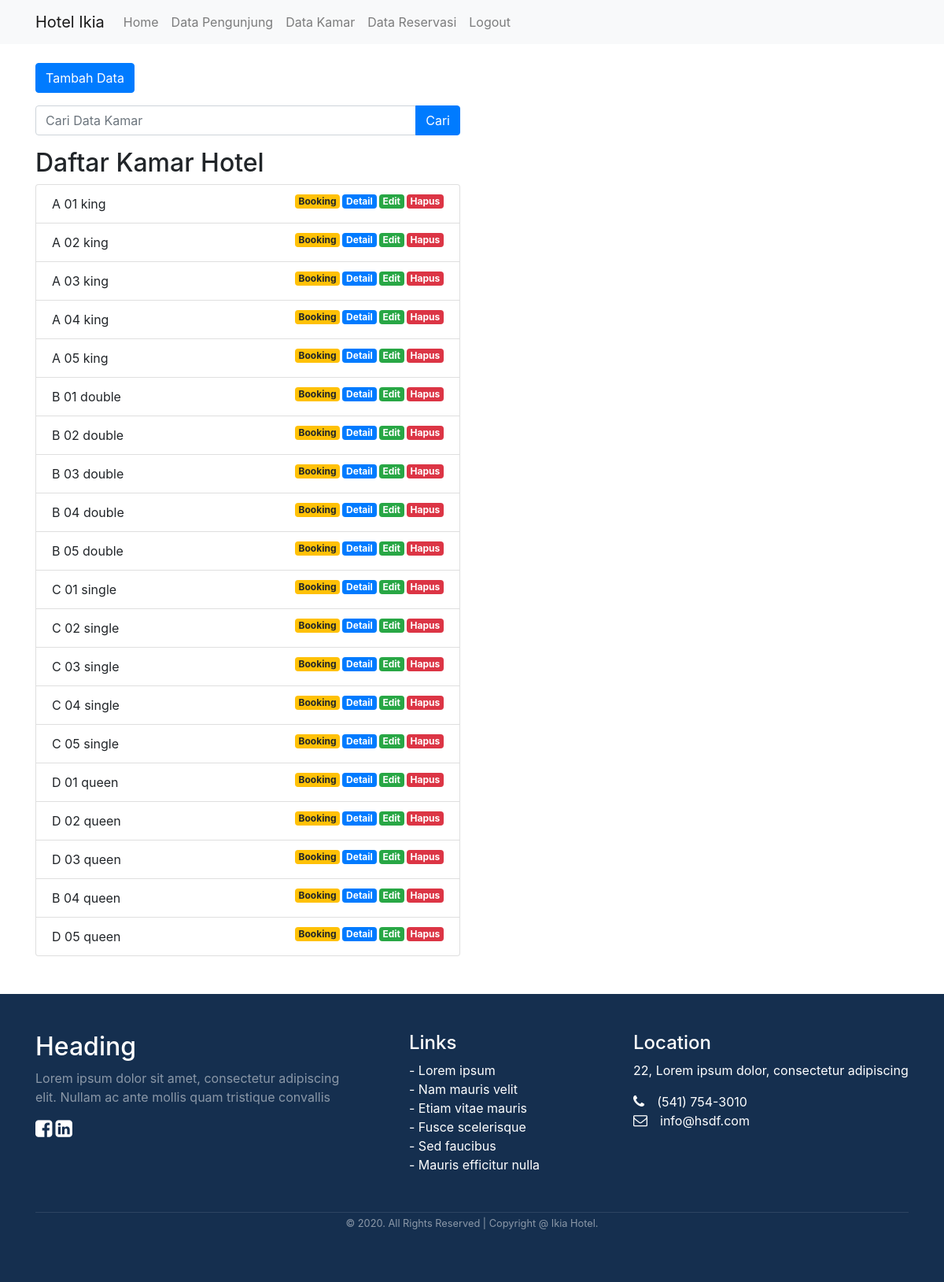
Screenshot of /hotel/index.php/kamar with the database file from the repository.
### tables this page shows
CREATE TABLE `kamar` (
  `id_kamar` int(11) NOT NULL,
  `no_kamar` varchar(10) NOT NULL,
  `type` enum('king','double','single','queen') NOT NULL,
  `harga` int(50) NOT NULL
);

### hotel/application/controllers/kamar.php (called while the page is built, shortened)
<?php
class kamar extends CI_Controller {
   public function __construct(){
        $this->load->model('kamar_model');
   }
    public function index()
    {
        $data['title']='List Kamar';
        $data['kamar']=$this->kamar_model->getAllkamar();
        $this->load->view('template/header',$data);
        $this->load->view('kamar/index',$data);
        $this->load->view('template/footer');
    }
}
?>

### hotel/index.php (called while the page is built, shortened)
<?php
require_once BASEPATH.'core/CodeIgniter.php';

### hotel/application/models/kamar_model.php (called while the page is built, shortened)
<?php
class kamar_model extends CI_Model {
   public function getAllkamar(){
       return $this->db->get('kamar')->result_array();
   }
}
?>

### hotel/application/views/kamar/index.php (the view, shortened to what this page needs)
<div class="container">
    <div class="row mt-4">
        <div class="col-md-6">
            <a href="<?= base_url();?>kamar/tambah " class="btn btn-primary"> Tambah Data </a>
        </div>
    </div>
<div class="row mt-3">
    <div class="col-md-6">
        <form action="" method="post">
            <div class="input-group">
                <input type="text" class="form-control" placeholder="Cari Data Kamar" name="keyword">
                <div class="input-group-append">
                <button class="btn btn-primary" type="submit">Cari</button>
                </div>
            </div>
        </form>
    </div>
</div>
<div class="row mt-3">
    <div class="col-md-6">
        <h2>Daftar Kamar Hotel</h2>
    <ul class="list-group">
        <?php foreach($kamar as $km):?>
            <li class="list-group-item">
                <?= $km['no_kamar'];?>
                <?= $km['type'];?>
                <a href="<?= base_url();?>kamar/hapus/<?= $km['id_kamar'];?>"
                class="badge badge-danger float-right"
                onclick="return confirm('Yakin Data ini akan dihapus')">Hapus</a>
                <a href="<?= base_url();?>kamar/edit/<?= $km['id_kamar'];?>"
                class="badge badge-success float-right">Edit</a>
                <a href="<?= base_url();?>kamar/detail/<?= $km['id_kamar'];?>"
                class="badge badge-primary float-right">Detail</a>
                <a href="<?= base_url();?>kamar/booking/<?= $km['id_kamar'];?>"
                class="badge badge-warning float-right">Booking</a>
            </li>
        <?php endforeach; ?>
    </ul>
    </div>
</div>
</div>

### hotel/application/views/template/header.php (shortened to what this page needs)
<!doctype html>
<html lang="en">
  <head>
    <link rel="stylesheet" href="https://stackpath.bootstrapcdn.com/bootstrap/4.1.3/css/bootstrap.min.css">
    <link rel="stylesheet" href="https://cdnjs.cloudflare.com/ajax/libs/OwlCarousel2/2.3.4/owl.carousel.js">
    <link rel="stylesheet" href="https://cdnjs.cloudflare.com/ajax/libs/OwlCarousel2/2.3.4/owl.carousel.min.js">
    <link rel="stylesheet" href="https://stackpath.bootstrapcdn.com/font-awesome/4.7.0/css/font-awesome.min.css">
  </head>
  <body>
  <nav class="navbar navbar-expand-lg navbar-light bg-light">
    <div class="container">
  <a class="navbar-brand" href="#">Hotel Ikia</a>
  <div class="collapse navbar-collapse" id="navbarNavAltMarkup">
    <div class="navbar-nav">
      <a class="nav-item nav-link" href="<?= base_url(); ?>Home"> Home</a>
      <a class="nav-item nav-link" href="<?= base_url(); ?>pengunjung">Data Pengunjung</a>
      <a class="nav-item nav-link" href="<?= base_url(); ?>kamar">Data Kamar</a>
      <a class="nav-item nav-link" href="<?= base_url(); ?>reservasi">Data Reservasi</a>
      <a class="nav-item nav-link" href="<?= base_url(); ?>login/logout">Logout</a>
    </div>
  </div>
  </div>
</nav>

### hotel/application/views/template/footer.php (shortened to what this page needs)
<link rel="stylesheet" type="text/css" href="assets/css/footer.css">
    <div class="mt-5 pt-5 pb-5 footer">
<div class="container">
  <div class="row">
    <div class="col-lg-5 col-xs-12 about-company">
      <h2>Heading</h2>
      <p class="pr-5 text-white-50">Lorem ipsum dolor sit amet, consectetur adipiscing elit. Nullam ac ante mollis quam tristique convallis </p>
      <p><a href="#"><i class="fa fa-facebook-square mr-1"></i></a><a href="#"><i class="fa fa-linkedin-square"></i></a></p>
    </div>
    <div class="col-lg-3 col-xs-12 links">
      <h4 class="mt-lg-0 mt-sm-3">Links</h4>
        <ul class="m-0 p-0">
          <li>- <a href="#">Lorem ipsum</a></li>
          <li>- <a href="#">Nam mauris velit</a></li>
          <li>- <a href="#">Etiam vitae mauris</a></li>
          <li>- <a href="#">Fusce scelerisque</a></li>
          <li>- <a href="#">Sed faucibus</a></li>
          <li>- <a href="#">Mauris efficitur nulla</a></li>
        </ul>
    </div>
    <div class="col-lg-4 col-xs-12 location">
      <h4 class="mt-lg-0 mt-sm-4">Location</h4>
      <p>22, Lorem ipsum dolor, consectetur adipiscing</p>
      <p class="mb-0"><i class="fa fa-phone mr-3"></i>(541) 754-3010</p>
      <p><i class="fa fa-envelope-o mr-3"></i>info@hsdf.com</p>
    </div>
  </div>
  <div class="row mt-5">
    <div class="col copyright">
      <center><p class=""><small class="text-white-50">© 2020. All Rights Reserved | Copyright @ Ikia Hotel.</small></p></center>
    </div>
  </div>
</div>
</div>
  </body>
</html>

### hotel/application/views/template/header.php (style rules this page uses)
.badge { margin-left:3px; }

### rows the page displays
kamar: no_kamar "A 01", type "king"
kamar: no_kamar "A 02", type "king"
kamar: no_kamar "A 03", type "king"
kamar: no_kamar "A 04", type "king"
kamar: no_kamar "A 05", type "king"
kamar: no_kamar "B 01", type "double"
kamar: no_kamar "B 02", type "double"
kamar: no_kamar "B 03", type "double"
kamar: no_kamar "B 04", type "double"
kamar: no_kamar "B 05", type "double"
kamar: no_kamar "C 01", type "single"
kamar: no_kamar "C 02", type "single"
kamar: no_kamar "C 03", type "single"
kamar: no_kamar "C 04", type "single"
kamar: no_kamar "C 05", type "single"
kamar: no_kamar "D 01", type "queen"
kamar: no_kamar "D 02", type "queen"
kamar: no_kamar "D 03", type "queen"
kamar: no_kamar "B 04", type "queen"
kamar: no_kamar "D 05", type "queen"
